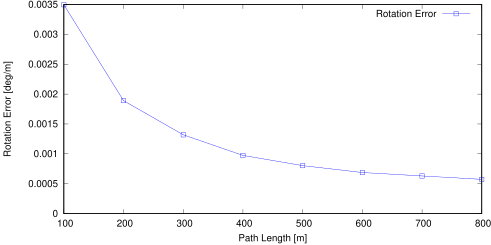

Source code (gnuplot):
set term postscript eps enhanced color
set output "12_pose_rl.eps"
set size ratio 0.5
set yrange [0:*]
set xlabel "Path Length [m]"
set ylabel "Rotation Error [deg/m]"
plot "12_pose_rl.txt" using 1:($2*57.3) title 'Rotation Error' lc rgb "#0000FF" pt 4 w linespoints
